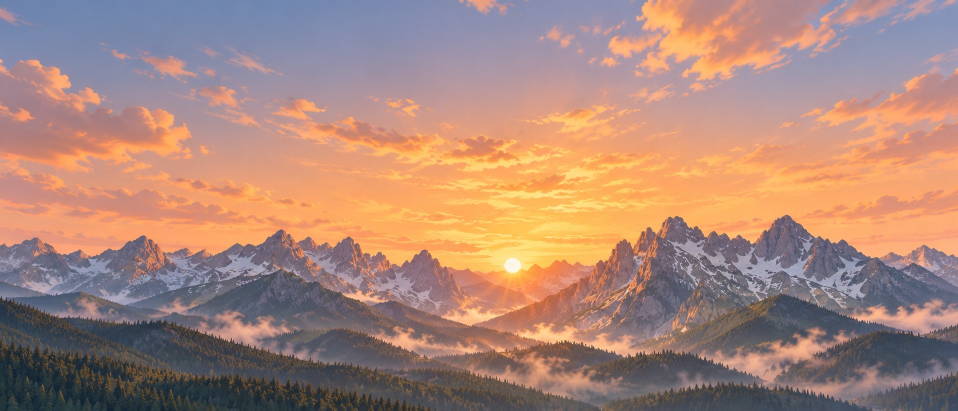
#> input picture reference/01-swiat/09-panorama-gor.jpg, 1916 x 821 px (shown at 1/2 size)
$ python prepare_images.py
#> lines starting #> are read from the running program, lines starting #| are printed output that depends on the picture
"""
Przygotowanie obrazów z reference/ do gry (public/…). Uruchom z katalogu repo:
    python3 scripts/prepare_images.py            # wszystko
    python3 scripts/prepare_images.py panorama   # tylko wybrane: panorama | fish | og | textures | foliage
Wymaga: Pillow, numpy (pip install pillow numpy). Oryginały zostają w reference/.
"""
import math
import random
import sys
from pathlib import Path

import numpy as np
from PIL import Image, ImageDraw, ImageFilter

ROOT = Path(__file__).resolve().parent.parent
REF = ROOT / 'reference'
PUB = ROOT / 'public'


def save_jpg(img: Image.Image, path: Path, q=86):
    path.parent.mkdir(parents=True, exist_ok=True)
    img.convert('RGB').save(path, 'JPEG', quality=q, optimize=True, progressive=True)
#> (the run stopped early here; a loop or call above may not have finished)

$ run again, with reference/01-swiat/03-pov-drzwi-otwarte.jpg copied over reference/01-swiat/09-panorama-gor.jpg
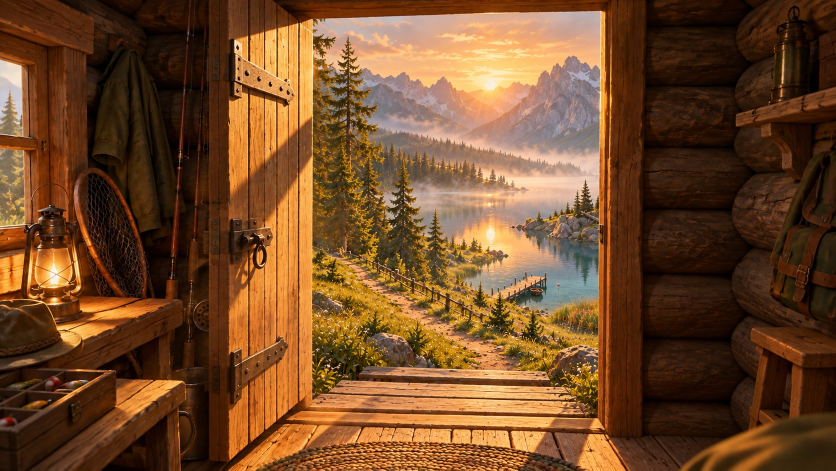
#> input picture reference/01-swiat/03-pov-drzwi-otwarte.jpg, 1672 x 941 px (shown at 1/2 size)

$ run again, with reference/01-swiat/04-gameplay-pomost.jpg copied over reference/01-swiat/09-panorama-gor.jpg
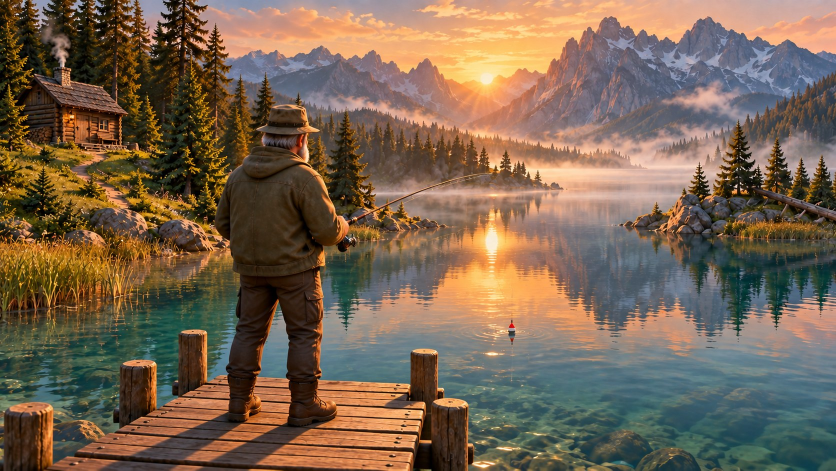
#> input picture reference/01-swiat/04-gameplay-pomost.jpg, 1672 x 941 px (shown at 1/2 size)
